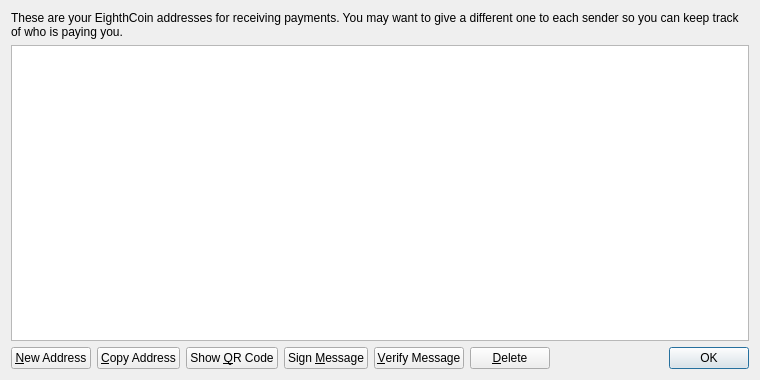
<?xml version="1.0" encoding="UTF-8"?>
<ui version="4.0">
 <class>AddressBookPage</class>
 <widget class="QWidget" name="AddressBookPage">
  <property name="geometry">
   <rect>
    <x>0</x>
    <y>0</y>
    <width>760</width>
    <height>380</height>
   </rect>
  </property>
  <property name="windowTitle">
   <string>Address Book</string>
  </property>
  <layout class="QVBoxLayout" name="verticalLayout">
   <item>
    <widget class="QLabel" name="labelExplanation">
     <property name="text">
      <string>These are your EighthCoin addresses for receiving payments. You may want to give a different one to each sender so you can keep track of who is paying you.</string>
     </property>
     <property name="textFormat">
      <enum>Qt::PlainText</enum>
     </property>
     <property name="wordWrap">
      <bool>true</bool>
     </property>
    </widget>
   </item>
   <item>
    <widget class="QTableView" name="tableView">
     <property name="contextMenuPolicy">
      <enum>Qt::CustomContextMenu</enum>
     </property>
     <property name="toolTip">
      <string>Double-click to edit address or label</string>
     </property>
     <property name="tabKeyNavigation">
      <bool>false</bool>
     </property>
     <property name="alternatingRowColors">
      <bool>true</bool>
     </property>
     <property name="selectionMode">
      <enum>QAbstractItemView::SingleSelection</enum>
     </property>
     <property name="selectionBehavior">
      <enum>QAbstractItemView::SelectRows</enum>
     </property>
     <property name="sortingEnabled">
      <bool>true</bool>
     </property>
     <attribute name="verticalHeaderVisible">
      <bool>false</bool>
     </attribute>
    </widget>
   </item>
   <item>
    <layout class="QHBoxLayout" name="horizontalLayout">
     <item>
      <widget class="QPushButton" name="newAddressButton">
       <property name="toolTip">
        <string>Create a new address</string>
       </property>
       <property name="text">
        <string>&amp;New Address</string>
       </property>
       <property name="icon">
        <iconset resource="../bitcoin.qrc">
         <normaloff>:/icons/add</normaloff>:/icons/add</iconset>
       </property>
      </widget>
     </item>
     <item>
      <widget class="QPushButton" name="copyToClipboard">
       <property name="toolTip">
        <string>Copy the currently selected address to the system clipboard</string>
       </property>
       <property name="text">
        <string>&amp;Copy Address</string>
       </property>
       <property name="icon">
        <iconset resource="../bitcoin.qrc">
         <normaloff>:/icons/editcopy</normaloff>:/icons/editcopy</iconset>
       </property>
      </widget>
     </item>
     <item>
      <widget class="QPushButton" name="showQRCode">
       <property name="text">
        <string>Show &amp;QR Code</string>
       </property>
       <property name="icon">
        <iconset resource="../bitcoin.qrc">
         <normaloff>:/icons/qrcode</normaloff>:/icons/qrcode</iconset>
       </property>
      </widget>
     </item>
     <item>
      <widget class="QPushButton" name="signMessage">
       <property name="toolTip">
        <string>Sign a message to prove you own a EighthCoin address</string>
       </property>
       <property name="text">
        <string>Sign &amp;Message</string>
       </property>
       <property name="icon">
        <iconset resource="../bitcoin.qrc">
         <normaloff>:/icons/edit</normaloff>:/icons/edit</iconset>
       </property>
      </widget>
     </item>
     <item>
      <widget class="QPushButton" name="verifyMessage">
       <property name="toolTip">
        <string>Verify a message to ensure it was signed with a specified EighthCoin address</string>
       </property>
       <property name="text">
        <string>&amp;Verify Message</string>
       </property>
       <property name="icon">
        <iconset resource="../bitcoin.qrc">
         <normaloff>:/icons/transaction_0</normaloff>:/icons/transaction_0</iconset>
       </property>
      </widget>
     </item>
     <item>
      <widget class="QPushButton" name="deleteButton">
       <property name="toolTip">
        <string>Delete the currently selected address from the list</string>
       </property>
       <property name="text">
        <string>&amp;Delete</string>
       </property>
       <property name="icon">
        <iconset resource="../bitcoin.qrc">
         <normaloff>:/icons/remove</normaloff>:/icons/remove</iconset>
       </property>
      </widget>
     </item>
     <item>
      <spacer name="horizontalSpacer">
       <property name="orientation">
        <enum>Qt::Horizontal</enum>
       </property>
       <property name="sizeHint" stdset="0">
        <size>
         <width>40</width>
         <height>20</height>
        </size>
       </property>
      </spacer>
     </item>
     <item>
      <widget class="QDialogButtonBox" name="buttonBox">
       <property name="sizePolicy">
        <sizepolicy hsizetype="Maximum" vsizetype="Fixed">
         <horstretch>0</horstretch>
         <verstretch>0</verstretch>
        </sizepolicy>
       </property>
       <property name="standardButtons">
        <set>QDialogButtonBox::Ok</set>
       </property>
      </widget>
     </item>
    </layout>
   </item>
  </layout>
 </widget>
 <resources>
  <include location="../bitcoin.qrc"/>
 </resources>
 <connections/>
</ui>
